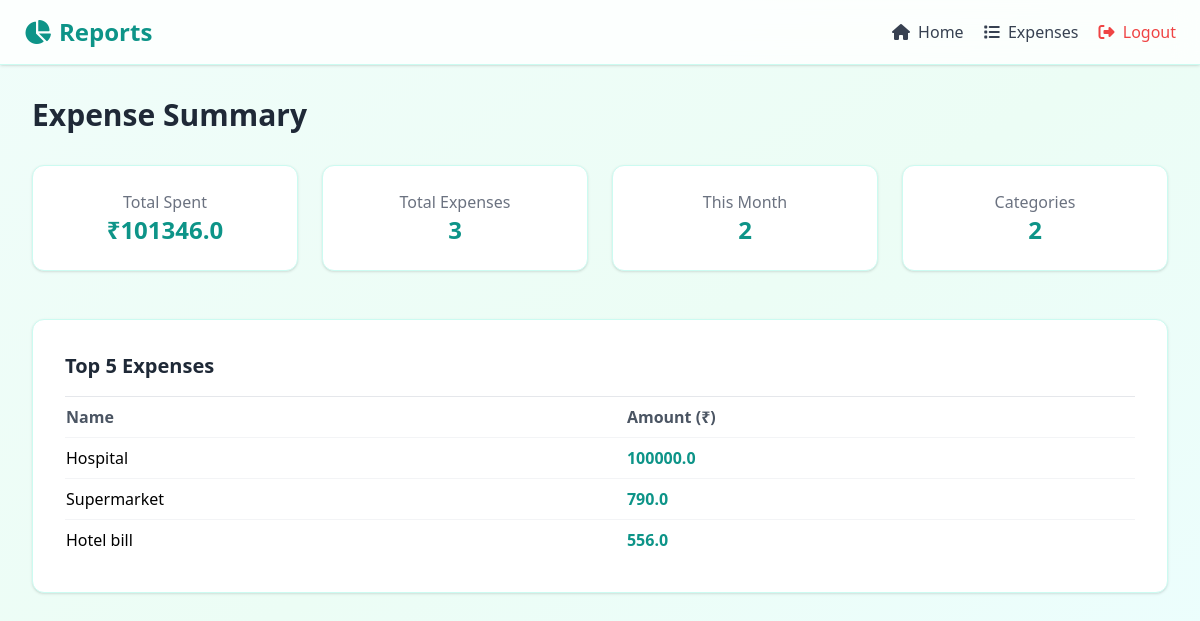
/report (signed in), run on the app's committed database.
### app.py (models this page shows)
class Expense(db.Model):
    id = db.Column(db.Integer, primary_key=True)
    name = db.Column(db.String(100), nullable=False)
    amount = db.Column(db.Float, nullable=False)
    category = db.Column(db.String(50), nullable=True)
    date = db.Column(db.Date, nullable=False, default=datetime.utcnow)
    text = db.Column(db.Text, nullable=True)
    file_path = db.Column(db.String(255), nullable=True)  # store receipt file path
    user_id = db.Column(db.Integer, db.ForeignKey('user.id'), nullable=False)

### app.py (the view)
@app.route('/report')
def report():
    if 'user_id' not in session:
        return redirect(url_for('login'))
    user_id = session['user_id']
    expenses = Expense.query.filter_by(user_id=user_id).all()
    total_spent = sum(exp.amount for exp in expenses)
    total_expenses = len(expenses)
    monthly_count = len([exp for exp in expenses if exp.date.month == datetime.now().month])
    category_count = len(set(exp.category for exp in expenses if exp.category))
    monthly_data = {}
    for exp in expenses:
        month = exp.date.strftime('%Y-%m')
        monthly_data[month] = monthly_data.get(month, 0) + exp.amount
    category_data = {}
    for exp in expenses:
        if exp.category:
            category_data[exp.category] = category_data.get(exp.category, 0) + exp.amount
    top_expenses = sorted([(exp.name, exp.amount) for exp in expenses],
                          key=lambda x: x[1], reverse=True)[:5]
    return render_template('report.html',
                           total_spent=total_spent,
                           total_expenses=total_expenses,
                           monthly_count=monthly_count,
                           category_count=category_count,
                           monthly_labels=list(monthly_data.keys()),
                           monthly_values=list(monthly_data.values()),
                           category_labels=list(category_data.keys()),
                           category_values=list(category_data.values()),
                           top_expenses=top_expenses)

### templates/report.html (shortened to what this page needs)
<!DOCTYPE html>
<html lang="en">
<head>
  <script src="https://cdn.tailwindcss.com"></script>
  <link rel="stylesheet" href="https://cdnjs.cloudflare.com/ajax/libs/font-awesome/6.4.0/css/all.min.css" />
</head>
<body class="bg-gradient-to-br from-teal-50 via-emerald-50 to-cyan-50 min-h-screen">
  <header class="bg-white/80 backdrop-blur-md shadow sticky top-0 border-b border-teal-100">
  <div class="max-w-7xl mx-auto px-6 py-4 flex justify-between items-center">
    <h1 class="text-2xl font-bold text-teal-600 flex items-center gap-2">
      <i class="fas fa-chart-pie"></i> Reports
    </h1>
    <nav class="space-x-4">
      <a href="{{ url_for('home') }}"
         class="text-gray-700 hover:text-teal-600 font-medium">
         <i class="fas fa-home mr-1"></i> Home
      </a>
      <a href="{{ url_for('view_expenses') }}"
         class="text-gray-700 hover:text-teal-600 font-medium">
         <i class="fas fa-list mr-1"></i> Expenses
      </a>
      <a href="{{ url_for('logout') }}"
         class="text-red-500 hover:text-red-600 font-medium">
         <i class="fas fa-sign-out-alt mr-1"></i> Logout
      </a>
    </nav>
  </div>
</header>
  <main class="max-w-7xl mx-auto p-8">
    <h2 class="text-3xl font-semibold text-gray-800 mb-8">Expense Summary</h2>
    <div class="grid grid-cols-1 md:grid-cols-4 gap-6 mb-12">
      <div class="bg-white rounded-xl shadow p-6 text-center border border-teal-100">
        <p class="text-gray-500">Total Spent</p>
        <h3 class="text-2xl font-bold text-teal-600">₹{{ total_spent }}</h3>
      </div>
      <div class="bg-white rounded-xl shadow p-6 text-center border border-teal-100">
        <p class="text-gray-500">Total Expenses</p>
        <h3 class="text-2xl font-bold text-teal-600">{{ total_expenses }}</h3>
      </div>
      <div class="bg-white rounded-xl shadow p-6 text-center border border-teal-100">
        <p class="text-gray-500">This Month</p>
        <h3 class="text-2xl font-bold text-teal-600">{{ monthly_count }}</h3>
      </div>
      <div class="bg-white rounded-xl shadow p-6 text-center border border-teal-100">
        <p class="text-gray-500">Categories</p>
        <h3 class="text-2xl font-bold text-teal-600">{{ category_count }}</h3>
      </div>
    </div>
    <div class="bg-white rounded-xl p-8 shadow border border-teal-100">
      <h3 class="text-xl font-semibold text-gray-800 mb-4">Top 5 Expenses</h3>
      <table class="w-full text-left border-t border-gray-200">
        <thead>
          <tr class="text-gray-600">
            <th class="py-2">Name</th>
            <th class="py-2">Amount (₹)</th>
          </tr>
        </thead>
        <tbody>
          {% for name, amount in top_expenses %}
          <tr class="border-t border-gray-100 hover:bg-gray-50">
            <td class="py-2">{{ name }}</td>
            <td class="py-2 text-teal-600 font-semibold">{{ amount }}</td>
          </tr>
          {% endfor %}
        </tbody>
      </table>
    </div>
  </main>
</body>
</html>

### data on the page
Expense: name "Hospital", amount "100000.0"
Expense: name "Supermarket", amount "790.0"
Expense: name "Hotel bill", amount "556.0"

### other printed values
{{ total_spent }} "101346.0"
{{ total_expenses }} "3"
{{ monthly_count }} "2"
{{ category_count }} "2"
